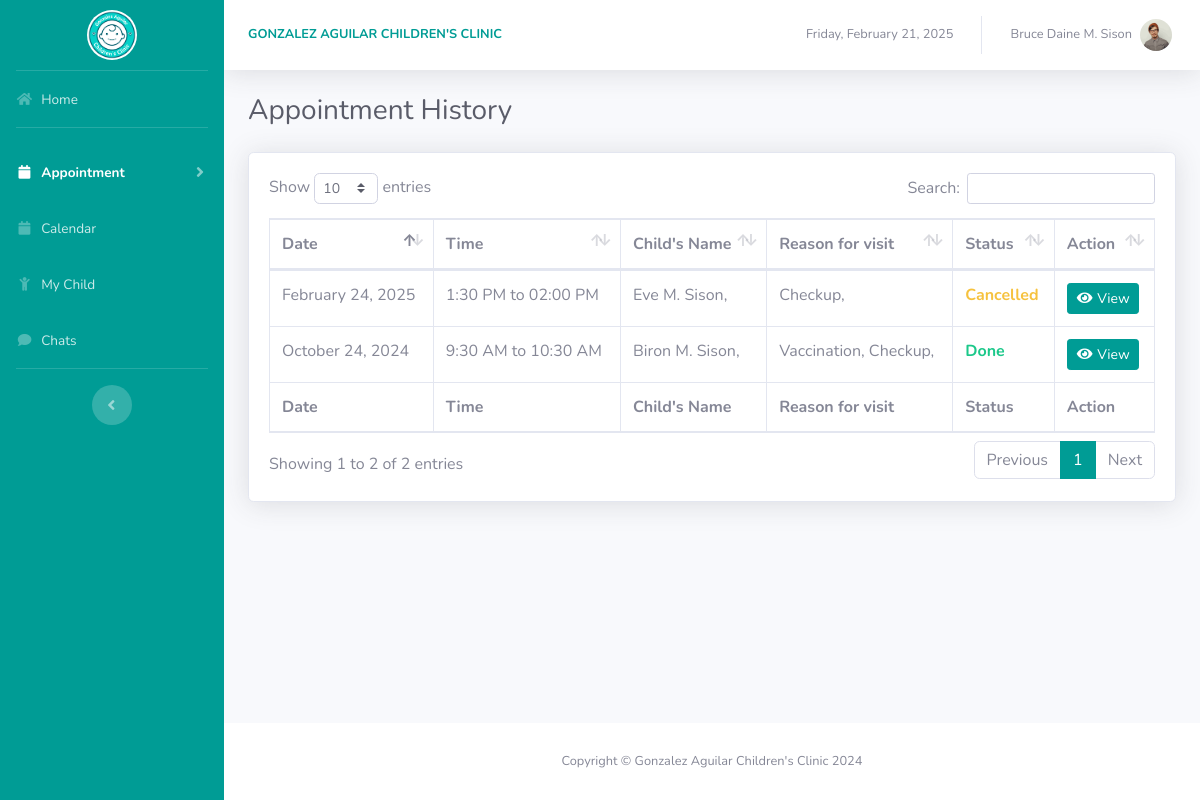
/parent/app_history.php (signed in), run on the app's committed database.
### tables this page shows
CREATE TABLE `user_tbl` (
  `user_id` int(11) NOT NULL,
  `unique_id` int(255) NOT NULL,
  `user_type` varchar(255) NOT NULL,
  `u_fname` varchar(255) NOT NULL,
  `u_m_name` varchar(255) NOT NULL,
  `u_lname` varchar(255) NOT NULL,
  `email` varchar(255) NOT NULL,
  `contact_no` varchar(10) NOT NULL,
  `pass` varchar(255) NOT NULL,
  `barangay` varchar(255) NOT NULL,
  `street` varchar(255) NOT NULL,
  `city` varchar(255) NOT NULL,
  `state` varchar(255) NOT NULL,
  `zipcode` varchar(255) NOT NULL,
  `relationship` varchar(255) NOT NULL,
  `status` varchar(255) NOT NULL,
  `session_status` varchar(255) NOT NULL,
  `profile_image` varchar(255) NOT NULL,
  `id_front` varchar(255) NOT NULL,
  `id_back` varchar(255) NOT NULL,
  `code` mediumint(50) NOT NULL
);

CREATE TABLE `appointment_tbl` (
  `appointment_id` int(11) NOT NULL,
  `parent_id` int(11) NOT NULL,
  `appointment_date` date NOT NULL,
  `appointment_time` longtext NOT NULL CHECK (json_valid(`appointment_time`)),
  `child_name` longtext NOT NULL CHECK (json_valid(`child_name`)),
  `guardian_name` varchar(255) NOT NULL,
  `reason_for_visit` longtext NOT NULL CHECK (json_valid(`reason_for_visit`)),
  `status` varchar(255) NOT NULL,
  `date_requested` date NOT NULL,
  `time_requested` time NOT NULL,
  `resched_reason` varchar(255) NOT NULL,
  `reject_reason` varchar(255) NOT NULL,
  `cancel_reason` varchar(255) NOT NULL
);

### parent/includes/functions.php (called while the page is built, shortened)
<?php
include_once "Pdo.php";
class Functions
{
  private $con;
  public function __construct($db)
  {
    $this->con = $db;
  }
  public function showAppointmentHistory($parent_id)
  {
    $stmt = $this->con->prepare('SELECT * FROM appointment_tbl WHERE parent_id = ? AND status IN ("done", "cancelled", "rejected")');
    $stmt->execute([$parent_id]);
    return $stmt->fetchAll();
  }
  public function parentInfo($parent_id)
  {
    $stmt = $this->con->prepare('SELECT * FROM user_tbl WHERE user_id = ?');
    $stmt->execute([$parent_id]);
    return $stmt->fetch();
  }
}
$functions = new Functions($db);
?>

### parent/app_history.php (the view, shortened to what this page needs)
<?php
require "includes/functions.php";
if (!isset($_SESSION['parent_loggedin'])) {
    header("Location: access_denied.php");
    exit;
} else {
    $parent_id = $_SESSION["parent_id"];
    $parent_info = $functions->parentInfo($parent_id);
    $app_history = $functions->showAppointmentHistory($parent_id);
}
?>
<!DOCTYPE html>
<html lang="en">
<head>
    <?php include './libraries/libraries.php'; ?>
</head>
<body id="page-top">
    <div id="wrapper">
        <?php include './includes/sidebar.php'; ?>
        <div id="content-wrapper" class="d-flex flex-column">
            <div id="content">
                <?php include './includes/topbar.php'; ?>
                <div class="container-fluid mb-5">
                    <div class="mb-4">
                        <h1 class="h3 mb-0 text-gray-800">Appointment History</h1>
                    </div>
                    <?php if (!empty($app_history)) { ?>
                        <div class="card shadow mb-4">
                            <div class="card-body">
                                <div class="table-responsive">
                                    <table class="table table-bordered" id="dataTable" width="100%" cellspacing="0">
                                        <thead>
                                            <tr>
                                                <th>Date</th>
                                                <th>Time</th>
                                                <th>Child's Name</th>
                                                <th>Reason for visit</th>
                                                <th>Status</th>
                                                <th>Action</th>
                                            </tr>
                                        </thead>
                                        <tfoot>
                                            <tr>
                                                <th>Date</th>
                                                <th>Time</th>
                                                <th>Child's Name</th>
                                                <th>Reason for visit</th>
                                                <th>Status</th>
                                                <th>Action</th>
                                            </tr>
                                        </tfoot>
                                        <tbody>
                                            <?php foreach ($app_history as $row) { ?>
                                                <tr>
                                                    <td>
                                                        <?php
                                                                $f_date = date("F j, Y", strtotime($row['appointment_date']));
                                                                echo $f_date;
                                                                ?>
                                                    </td>
                                                    <td>
                                                        <?php
                                                        $app_time = json_decode($row['appointment_time'], true);
                                                        if (!empty($app_time) && is_array($app_time)) {
                                                            sort($app_time);
                                                            $start_time = $app_time[0];
                                                            $end_time = end($app_time);
                                                            $end_time_datetime = DateTime::createFromFormat('h:i A', $end_time);
                                                            $end_time_datetime->add(new DateInterval('PT30M'));
                                                            $formatted_end_time = $end_time_datetime->format('h:i A');
                                                            $time_range = htmlspecialchars($start_time) . " to " . htmlspecialchars($formatted_end_time);
                                                            if ($time_range == '10:00 AM to 10:00 AM') {
                                                                echo '9:30 AM to 10:30 AM';
                                                            } else {
                                                                echo $time_range;
                                                            }
                                                        }
                                                        ?>
                                                    </td>
                                                    <td>
                                                        <?php
                                                        $child = json_decode($row['child_name'], true);
                                                        if (!empty($child)) {
                                                            foreach ($child as $childs) {
                                                                echo htmlspecialchars($childs) . ", ";
                                                            }
                                                        }
                                                        ?>
                                                    </td>
                                                    <td>
                                                        <?php
                                                        $reason = json_decode($row['reason_for_visit'], true);
                                                        if (!empty($reason)) {
                                                            foreach ($reason as $reasons) {
                                                                echo htmlspecialchars($reasons) . ", ";
                                                            }
                                                        }
                                                        ?>
                                                    </td>
                                                    <?php
                                                    $status = $row['status'];
                                                    $txt_color = '';
                                                    if ($status == 'Done') {
                                                        $txt_color = 'text-success';
                                                    } else if ($status == 'Rejected') {
                                                        $txt_color = 'text-danger';
                                                    } else if ($status == 'Cancelled') {
                                                        $txt_color = 'text-warning';
                                                    }
                                                    $capitalizedText = ucfirst($status);
                                                    echo '<td class="' . $txt_color . ' font-weight-bold">' . $capitalizedText . '</td>';
                                                    ?>
                                                    <td>
                                                        <?php echo '
                                                          <a href="view_history.php?appointment_id=' . $row['appointment_id'] . '" class="btn btn-sm btn-main">
                                                          <i class="fas fa-fw fa-eye mr-1"></i>View</a>'
                                                            ?>
                                                    </td>
                                                </tr>
                                            <?php } ?>
                                        </tbody>
                                    </table>
                                </div>
                            </div>
                        </div>
                    <?php } ?>
                </div>
            </div>
            <?php include './includes/footer.php'; ?>
        </div>
    </div>
</body>
</html>

### parent/includes/topbar.php (shortened to what this page needs)
<nav class="navbar navbar-expand navbar-light bg-white topbar mb-4 static-top shadow">
    <span class="topbar-name small ml-2 text-uppercase font-weight-bold text-main">
        gonzalez aguilar children's clinic
    </span>
    <ul class="navbar-nav ml-auto">
        <li class="nav-item current-date">
            <span class="nav-link small text-secondary">
                <?php
                echo date('l, F j, Y');
                ?>
            </span>
        </li>
        <li class="nav-item dropdown no-arrow">
            <a class="nav-link dropdown-toggle" href="#" id="userDropdown" role="button" data-toggle="dropdown"
                aria-haspopup="true" aria-expanded="false">
                <span class="mr-2 d-none d-lg-inline text-gray-600 small">
                    <?php
                    $current_user = $parent_info['u_m_name'];
                    $middle_i = explode(' ', $current_user);
                    if (count($middle_i) > 1) {
                        $initials1 = strtoupper(substr($middle_i[0], 0, 1)) . strtoupper(substr($middle_i[1], 0, 1)) . '.';
                    } else {
                        $initials1 = strtoupper(substr($current_user, 0, 1)) . '.';
                    }
                    ?>
                    <?php echo $parent_info['u_fname'] . ' ' . $initials1 . ' ' . $parent_info['u_lname']; ?>
                </span>
                <img class="img-profile rounded-circle"
                    src="<?php echo htmlspecialchars($parent_info['profile_image']); ?>">
            </a>
        </li>
    </ul>
</nav>

### parent/css/main-theme.css (style rules this page uses)
body { overflow: auto; -ms-overflow-style: none; scrollbar-width: none; }
.text-main { color: #009c95 !important; }
.btn-main { color: #fff; background-color: #009c95; border-color: #009c95; }
.dropdown { position: relative; display: inline-block; }

### data on the page
user_tbl: u_fname "Bruce Daine", u_m_name "M.", u_lname "Sison", profile_image (picture)
appointment_tbl: appointment_date "October 24, 2024", shows "9:30 AM to 10:30 AM", child_name "Biron M. Sison", reason_for_visit "Vaccination", reason_for_visit "Checkup", status "Done"
appointment_tbl: appointment_date "February 24, 2025", appointment_time "1:30 PM to 02:00 PM", child_name "Eve M. Sison", reason_for_visit "Checkup", status "Cancelled"
